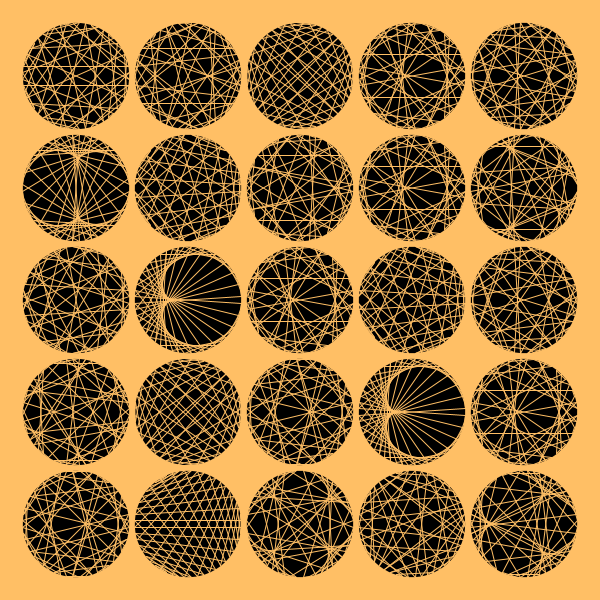
Frame 1 (no input)
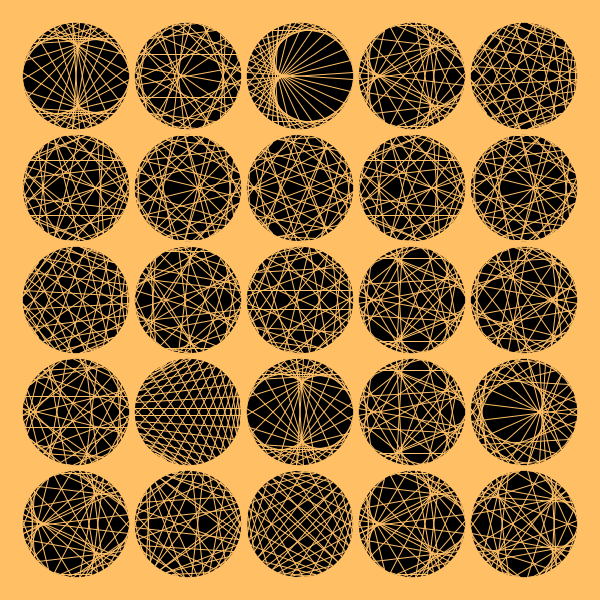
Frame 2 (the mouse pressed at the canvas centre, redrawn once)

The Processing sketch that drew these frames (run headless with seeded random() and noise(); the mouse was pressed at the canvas centre and the sketch redrawn once):

// Processing sketch: NT05_Residue_Design2
// ── NT05_Residue_Design2.pde
// By Risou
// https://risoume.github.io/

color[] colors = {#00A5E3, #8DD7BF, #FF96C5, #FF5768, #FFBF65};

float s;
float mult = 0.95;
int m, n, step;
int d = 500;
int pad = 20;
color c;

void setup() {
  size(600, 600);
  noLoop();
  init();
}

void init() {
  n = 5;
  s = (width-2*pad)/n;
  m = 53;
  //c = int(random(colors.length));
  c = 4;
}

void draw() {
  background(colors[c]);
  strokeWeight(1);
  
  for (int i = 0; i < n; i++) {
    for (int j = 0; j < n; j++) {
      step = int(random(2, m));
      //step = 26;
      design(pad+j*s+s/2, pad+i*s+s/2, s*mult/2, step);
    }
  }
}

void design(float x, float y, float r, int step) {
  pushMatrix();
  translate(x, y);
  rotate(PI/(m-1));
  noStroke();
  fill(0);
  ellipse(0, 0, 2*r, 2*r);
  
  stroke(colors[c]);
  noFill();
  int k;
  float t = 2*PI/(m-1);
  for (int i = 1; i < m; i++) {
    k = i*step % m;
    line(r*cos((i-1)*t), r*sin((i-1)*t), r*cos((k-1)*t), r*sin((k-1)*t)); 
  }
  popMatrix();
}

void mouseReleased() {
  init();
  redraw();
}
